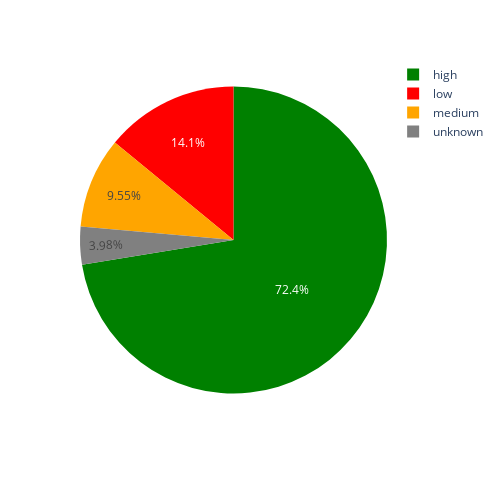

Notebook code for this chart:
### Code cell
label_colors = {'low': 'red', 'medium':'orange', 'high': 'green', 'unknown': 'grey'}

country = [b'Netherlands']
indices = np.where(ds_dr['country'].isin(country))[0]
df_nl = ds_dr.isel(stations = indices).to_dataframe().reset_index()

decode_cols = ['seasonal_id_conf', 'littoraldb_id_conf', 'nourishment_id_conf', 'reclamation_id_conf', 'transect_id']
for dc in decode_cols:
    df_nl[dc] = df_nl[dc].str.decode("utf-8")
    
fig_scat_seas = px.scatter_mapbox(df_nl, 
                                lat='lat', 
                                lon = 'lon',
                                color='seasonal_id_conf',
                                color_discrete_map= label_colors,
                                category_orders= {'seasonal_id_conf': list(label_colors.keys())},
                                hover_data= ['transect_id'],
                                center={'lat': 52.5, 'lon': 5},
                                mapbox_style='carto-positron', 
                                zoom=6.5,
                                width = 800,
                                height = 1000)

fig_scat_seas.update_layout(legend=dict(
    title="Confidence Level",
    ),
    title = 'Seasonality Identification')

seas_category_counts = df_nl['seasonal_id_conf'].value_counts()
seas_category_counts
pie_fig_seas = px.pie(values=seas_category_counts, names=seas_category_counts.index, color_discrete_sequence = [label_colors[x] for x in seas_category_counts.index],
                      height = 500, width = 500)

fig_scat_seas.show(), pie_fig_seas.show()

### Figure 1 — Plotly figure (JSON) as saved in the notebook; plotly's stock layout.template omitted (floating-point values rounded to 4 significant figures)
{"data": [{"domain": {"x": [0, 1], "y": [0, 1]}, "hovertemplate": "label=%{label}<br>value=%{value}<extra></extra>", "labels": ["high", "low", "medium", "unknown"], "legendgroup": "", "name": "", "showlegend": true, "type": "pie", "values": [273, 53, 36, 15]}], "layout": {"height": 500, "legend": {"tracegroupgap": 0}, "margin": {"t": 60}, "piecolorway": ["green", "red", "orange", "grey"], "width": 500}}
